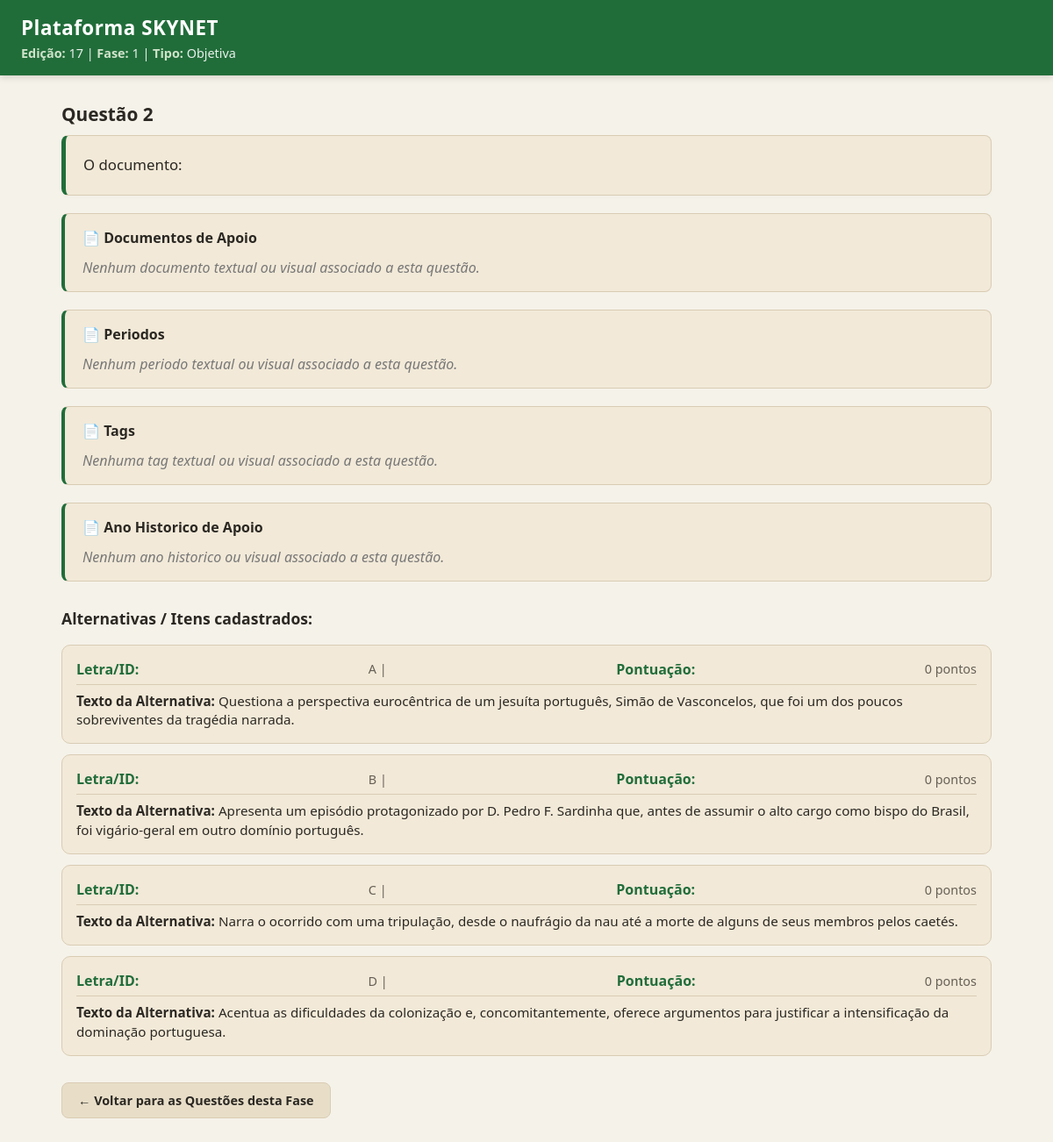
Screenshot of /questao/786/ with the database file from the repository.
### SKYNET/models.py (models this page shows)
class QUESTAO(models.Model):
    id_questao = models.AutoField(primary_key=True)
    num_questao = models.IntegerField(verbose_name="Número da Questão")
    enunciado = models.TextField(verbose_name="Enunciado da Questão")
    id_fase = models.ForeignKey(
        FASE,
        on_delete=models.CASCADE,
        related_name='Questoes',
        verbose_name="Fase")
    id_tipo_questao = models.ForeignKey(
        TIPO_QUESTAO,
        on_delete=models.CASCADE,
        related_name='Questoes',
        verbose_name="Tipo De Questao")
    documentos = models.ManyToManyField('DOCUMENTO', related_name='questoes')
    periodos = models.ManyToManyField('PERIODO', related_name='questoes')
    tags = models.ManyToManyField('TAG', related_name='questoes')
    anos = models.ManyToManyField('ANO_HISTORICO', related_name='questoes')

class FASE(models.Model):
    id_fase = models.AutoField(primary_key=True)
    num_fase = models.IntegerField(verbose_name="Número da Fase")
    tipo_fase = models.CharField(max_length=100,verbose_name="Tipo da Fase")
    id_edicao = models.ForeignKey(
        EDICAO,
        on_delete=models.CASCADE,
        related_name='fases',
        verbose_name="Edição")

class EDICAO(models.Model):
    id_edicao = models.AutoField(primary_key=True)
    num_edicao = models.IntegerField(verbose_name="Número da Edição")
    ano_edicao = models.IntegerField(verbose_name="Ano da Edição")

class TIPO_QUESTAO(models.Model):
    id_tipo_questao = models.AutoField(primary_key=True)
    tipo_nome = models.CharField(max_length=100,verbose_name="Tipo de Questao")

class ITEM(models.Model):
    id_item = models.AutoField(primary_key=True)
    pontuacao = models.IntegerField(verbose_name="Pontuação do Item")
    identificador = models.CharField(verbose_name="Identificador")
    texto = models.TextField(verbose_name="Enunciado do Item")
    id_questao = models.ForeignKey(
        QUESTAO,
        on_delete=models.CASCADE,
        related_name='Tipos',
        verbose_name="Questoes")

### SKYNET/views.py (the view)
# urls.py: path('questao/<int:questao_id>/', views.detalhes_questao, name='detalhes_questao'),
def detalhes_questao(request, questao_id):
    questao = get_object_or_404(QUESTAO, id_questao=questao_id)
    alternativas = ITEM.objects.filter(id_questao=questao).order_by('identificador')
    return render(request, 'SKYNET/detalhes_questao.html', {
        'questao': questao,
        'alternativas': alternativas
    })

### SKYNET/templates/SKYNET/detalhes_questao.html (shortened to what this page needs)
<!DOCTYPE html>
<html lang="pt-br">
<head>
</head>
<body>
    <header>
        <h1>Plataforma SKYNET</h1>
        <p>
            <strong>Edição:</strong> {{ questao.id_fase.id_edicao.num_edicao }} |
            <strong>Fase:</strong> {{ questao.id_fase.num_fase }} |
            <strong>Tipo:</strong> {{ questao.id_tipo_questao.tipo_nome }}
        </p>
    </header>
    <main>
        <section class="bloco-enunciado">
            <h2>Questão {{ questao.num_questao }}</h2>
            <p style="font-size: 1.1em; line-height: 1.6; background-color: #f9f9f9; padding: 15px; border-left: 5px solid #007bff;">
                {{ questao.enunciado }}
            </p>
        </section>
        <section>
            <div class="documentos-section" style="margin-top: 25px; padding: 15px; background-color: #f9f9f9; border-left: 4px solid #007bff; border-radius: 4px;">
                <h3 style="margin-top: 0; color: #333;">📄 Documentos de Apoio</h3>
                {% if questao.documentos.all %}
                    <ul style="list-style-type: none; padding-left: 0;">
                        {% for doc in questao.documentos.all %}
                            <li style="margin-bottom: 12px; padding: 10px; background: white; border: 1px solid #ddd; border-radius: 4px;">
                                <strong style="color: #007bff;">[{{ doc.tipo_documento }}]</strong>
                                <span style="font-weight: bold;">{{ doc.nome_documento }}</span>
                                <p style="margin: 5px 0 0 0; color: #555; font-style: italic;">{{ doc.texto_documento }}</p>
                            </li>
                        {% endfor %}
                    </ul>
                {% else %}
                    <p style="color: #777; font-style: italic;">Nenhum documento textual ou visual associado a esta questão.</p>
                {% endif %}
            </div>
        </section>
        <section>
            <div class="periodo-section" style="margin-top: 25px; padding: 15px; background-color: #f9f9f9; border-left: 4px solid #007bff; border-radius: 4px;">
                <h3 style="margin-top: 0; color: #333;">📄 Periodos</h3>
                {% if questao.periodos.all %}
                    <ul style="list-style-type: none; padding-left: 0;">
                        {% for doc in questao.periodos.all %}
                            <li style="margin-bottom: 12px; padding: 10px; background: white; border: 1px solid #ddd; border-radius: 4px;">
                                <strong style="color: #007bff;" >[{{ doc.seculo }}]</strong>
                                <span style="font-weight: bold;">{{ doc.periodo_nome }}</span>
                            </li>
                        {% endfor %}
                    </ul>
                {% else %}
                    <p style="color: #777; font-style: italic;">Nenhum periodo textual ou visual associado a esta questão.</p>
                {% endif %}
            </div>
        </section>
        <section>
            <div class="tag-section" style="margin-top: 25px; padding: 15px; background-color: #f9f9f9; border-left: 4px solid #007bff; border-radius: 4px;">
                <h3 style="margin-top: 0; color: #333;">📄 Tags</h3>
                {% if questao.tags.all %}
                    <ul style="list-style-type: none; padding-left: 0;">
                        {% for doc in questao.tags.all %}
                            <li style="margin-bottom: 12px; padding: 10px; background: white; border: 1px solid #ddd; border-radius: 4px;">
                                <span style="font-weight: bold;">{{ doc.tag_nome }}</span>
                            </li>
                        {% endfor %}
                    </ul>
                {% else %}
                    <p style="color: #777; font-style: italic;">Nenhuma tag textual ou visual associado a esta questão.</p>
                {% endif %}
            </div>
        </section>
        <section>
            <div class="ano-section" style="margin-top: 25px; padding: 15px; background-color: #f9f9f9; border-left: 4px solid #007bff; border-radius: 4px;">
                <h3 style="margin-top: 0; color: #333;">📄 Ano Historico de Apoio</h3>
                {% if questao.anos.all %}
                    <ul style="list-style-type: none; padding-left: 0;">
                        {% for doc in questao.anos.all %}
                            <li style="margin-bottom: 12px; padding: 10px; background: white; border: 1px solid #ddd; border-radius: 4px;">
                                <span style="font-weight: bold;">{{ doc.ano }}</span>
                            </li>
                        {% endfor %}
                    </ul>
                {% else %}
                    <p style="color: #777; font-style: italic;">Nenhum ano historico ou visual associado a esta questão.</p>
                {% endif %}
            </div>
        </section>
        <section class="bloco-alternativas" style="margin-top: 30px;">
            <h3>Alternativas / Itens cadastrados:</h3>
            {% for alternativa in alternativas %}
                <div class="card-alternativa" style="margin-bottom: 15px; padding: 12px; border: 1px solid #ddd;">
                    <p>
                        <strong>Letra/ID:</strong> {{ alternativa.identificador }} |
                        <strong>Pontuação:</strong> {{ alternativa.pontuacao }} pontos
                    </p>
                    <p><strong>Texto da Alternativa:</strong> {{ alternativa.texto }}</p>
                </div>
            {% empty %}
                <p style="color: #ff0000;">Nenhuma alternativa (ITEM) populada para esta questão ainda.</p>
            {% endfor %}
        </section>
    </main>
    <footer style="margin-top: 30px;">
        <a href="{% url 'listar_questoes' questao.id_fase.id_fase %}">← Voltar para as Questões desta Fase</a>
    </footer>
</body>
</html>

### SKYNET/templates/SKYNET/detalhes_questao.html (style rules this page uses)
* { margin: 0; padding: 0; box-sizing: border-box; font-family: 'Segoe UI', Roboto, Helvetica, Arial, sans-serif; }
:root { --verde-header: #216d3a; --fundo-creme: #f5f2e9; --bege-card: #f2e9d8; --bege-hover: #e8dec8; --texto-escuro: #2b2823; --texto-suave: #665f55; --borda-suave: #d9ccb4; --branco: #ffffff; --badge-score: #e28743; }
body { background-color: var(--fundo-creme); color: var(--texto-escuro); min-height: 100vh; padding-bottom: 40px; }
header { background-color: var(--verde-header); color: white; padding: 16px 24px; box-shadow: 0 2px 8px rgba(0,0,0,0.15); }
header h1 { font-size: 1.4rem; font-weight: 700; letter-spacing: 0.5px; margin-bottom: 4px; }
header p { font-size: 0.9rem; opacity: 0.9; }
header p strong { color: #e2f0d9; }
main { max-width: 1100px; margin: 30px auto; padding: 0 20px; display: flex; flex-direction: column; gap: 20px; }
.bloco-enunciado h2 { font-size: 1.3rem; color: var(--texto-escuro); margin-bottom: 10px; font-weight: 800; }
.bloco-enunciado p { background-color: var(--bege-card) !important; border: 1px solid var(--borda-suave) !important; border-left: 5px solid var(--verde-header) !important; border-radius: 8px; color: var(--texto-escuro); padding: 20px !important; font-size: 1.05rem !important; line-height: 1.6 !important; box-shadow: 0 2px 5px rgba(0,0,0,0.02); }
.documentos-section, .periodo-section, .tag-section, .ano-section { background-color: var(--bege-card) !important; border: 1px solid var(--borda-suave) !important; border-left: 4px solid var(--verde-header) !important; border-radius: 8px !important; padding: 16px 20px !important; margin-top: 0 !important; }
.documentos-section h3, .periodo-section h3, .tag-section h3, .ano-section h3 { color: var(--texto-escuro) !important; font-size: 1rem; font-weight: 700; margin-bottom: 12px; }
.bloco-alternativas { margin-top: 10px !important; display: flex; flex-direction: column; gap: 12px; }
.bloco-alternativas h3 { font-size: 1.1rem; color: var(--texto-escuro); margin-bottom: 6px; }
.card-alternativa { background-color: var(--bege-card) !important; border: 1px solid var(--borda-suave) !important; border-radius: 10px !important; padding: 16px !important; margin-bottom: 0 !important; display: flex; flex-direction: column; gap: 8px; position: relative; transition: all 0.2s ease; }
.card-alternativa p:first-child { display: flex; justify-content: space-between; align-items: center; font-size: 0.9rem; color: var(--texto-suave); border-bottom: 1px solid var(--borda-suave); padding-bottom: 6px; }
.card-alternativa p:first-child strong { color: var(--verde-header); font-size: 1rem; }
.card-alternativa p:last-child { font-size: 0.95rem; color: var(--texto-escuro); line-height: 1.4; }
footer { max-width: 1100px; margin: 20px auto 0 auto !important; padding: 0 20px; }
footer a { display: inline-block; background-color: var(--bege-hover); color: var(--texto-escuro); text-decoration: none; padding: 10px 18px; border-radius: 8px; font-size: 0.9rem; font-weight: 700; border: 1px solid var(--borda-suave); transition: all 0.2s ease; }

### rows the page displays
QUESTAO: id_fase.id_edicao.num_edicao "17", id_fase.num_fase "1", id_tipo_questao.tipo_nome "Objetiva", num_questao "2", enunciado "O documento:"
ITEM: identificador "A", pontuacao "0", texto "Questiona a perspectiva eurocêntrica de um jesuíta português, Simão de Vasconcelos, que foi um dos poucos sobreviventes da tragédia narrada."
ITEM: identificador "B", pontuacao "0", texto "Apresenta um episódio protagonizado por D. Pedro F. Sardinha que, antes de assumir o alto cargo como bispo do Brasil, foi vigário-geral em outro domínio português."
ITEM: identificador "C", pontuacao "0", texto "Narra o ocorrido com uma tripulação, desde o naufrágio da nau até a morte de alguns de seus membros pelos caetés."
ITEM: identificador "D", pontuacao "0", texto "Acentua as dificuldades da colonização e, concomitantemente, oferece argumentos para justificar a intensificação da dominação portuguesa."
